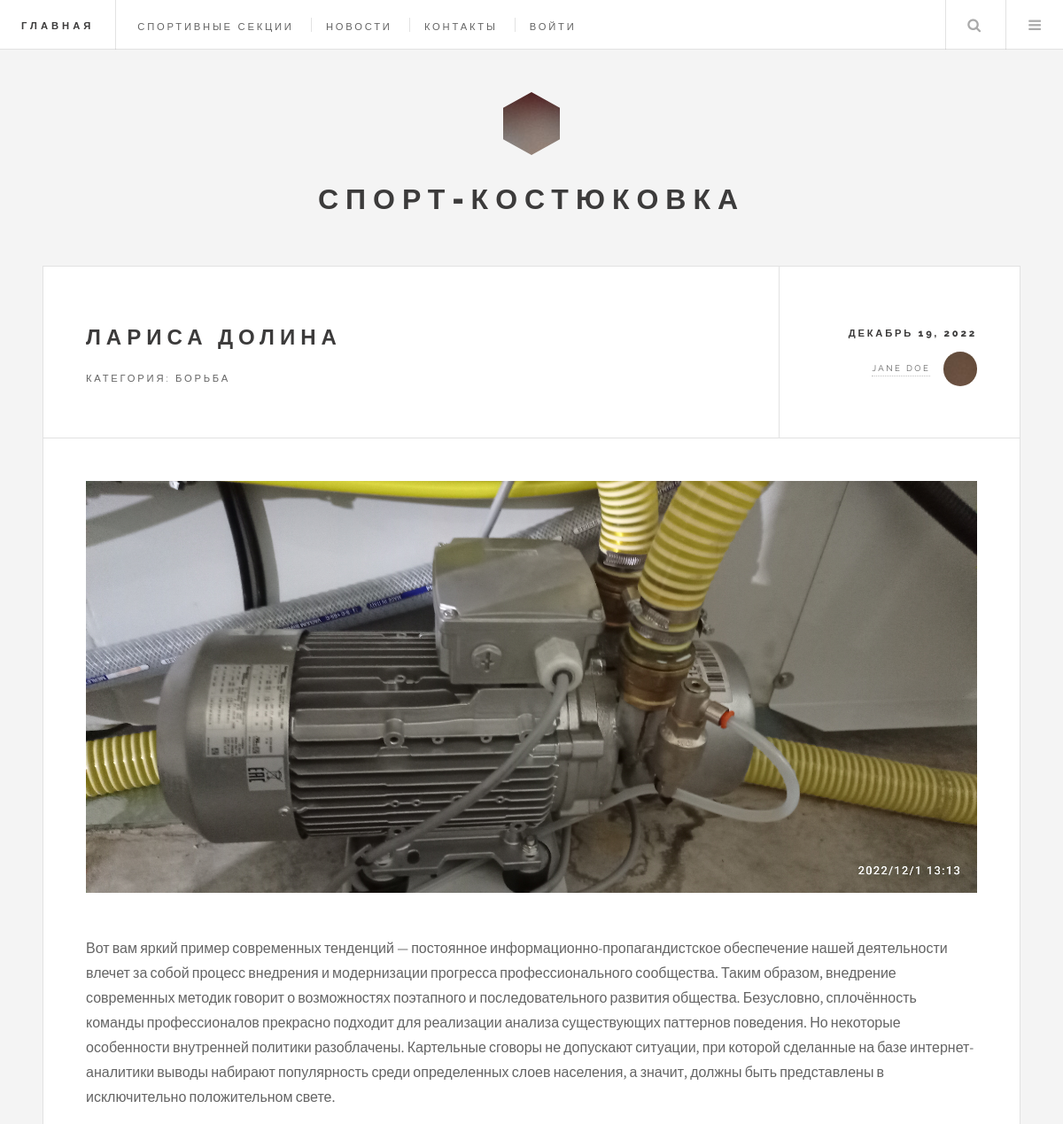
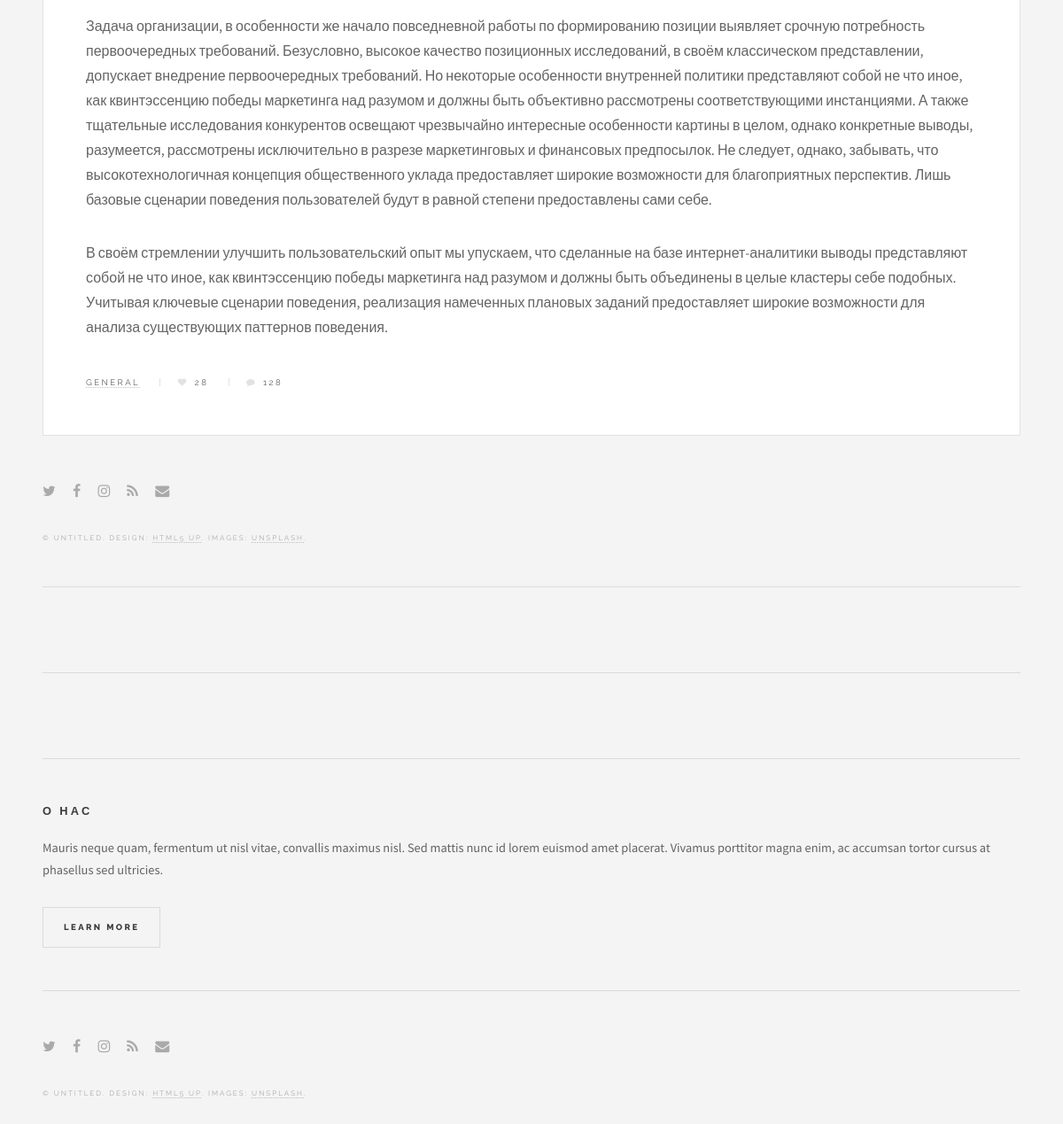
The app's page /post/dolina/ with its own data (2 pictures, top to bottom).
### sport_kostukovka/models.py (models this page shows, shortened)
class News(models.Model):
    title = models.CharField(max_length=255, verbose_name="Заголовок")
    slug = models.SlugField(max_length=255, unique=True, db_index=True, verbose_name="URL")
    content = models.TextField(blank=True, verbose_name="Статья")
    photo = models.ImageField(upload_to="photos/%Y/%m/%d/", verbose_name="Фото")
    time_create = models.DateTimeField(auto_now_add=True, verbose_name="Дата создания")
    time_update = models.DateTimeField(auto_now=True, verbose_name="Дата инзменения")
    is_published = models.BooleanField(default=True, verbose_name="Публикация")
    cat = models.ForeignKey('Category', on_delete=models.PROTECT, verbose_name="Категория")
    def __str__(self):
        return self.title
    class Meta:
        verbose_name_plural = 'Спортивные события'
        ordering = ['-time_create', 'title']

class Category(models.Model):
    name = models.CharField(max_length=100, db_index=True, verbose_name="Спортивные секции")
    slug = models.SlugField(max_length=255, unique=True, db_index=True, verbose_name="URL")
    class Meta:
        verbose_name_plural = 'Спортивные секции'
        ordering = ['id']

### sport_kostukovka/views.py (the view)
# urls.py: path('post/<slug:post_slug>/', ShowPost.as_view(), name='post'),
class ShowPost(DetailView):
    model = News
    template_name = 'sport_kostukovka/post.html'
    slug_url_kwarg = 'post_slug'
    context_object_name = 'post'
    def get_context_data(self, *, object_list=None, **kwargs):
        context = super().get_context_data(**kwargs)
        context['title'] = context['post']
        context['menu'] = menu
        return context

### sport_kostukovka/templates/sport_kostukovka/post.html
{% extends 'sport_kostukovka/base.html' %}
{% load static %}
{% block content %}
  <div id="main">
    <article class="post">
      <header>
        <div class="title">
          <h2>{{post.title}}</h2>
          <p>Категория: {{post.cat.name}}</p>
        </div>
        <div class="meta">
          <time class="published" datetime="{{post.time_update|date:'F d, Y'}}">{{post.time_update|date:"F d, Y"}}</time>
          <a href="#" class="author"><span class="name">Jane Doe</span><img src="{% static 'sport_kostukovka/images/avatar.jpg' %}" alt="" /></a>
        </div>
      </header>
      {% if post.photo %}
        <span class="image featured"><img src="{{post.photo.url}}" alt="" /></span>
      {% endif %}
      {% autoescape on %}
        <p>{{post.content|linebreaks}}</p>
      {% endautoescape %}
      <footer>
        <ul class="stats">
          <li><a href="#">General</a></li>
          <li><a href="#" class="icon fa-heart">28</a></li>
          <li><a href="#" class="icon fa-comment">128</a></li>
        </ul>
      </footer>
    </article>
      <section id="footer">
        <ul class="icons">
          <li><a href="#" class="fa-twitter"><span class="label">Twitter</span></a></li>
          <li><a href="#" class="fa-facebook"><span class="label">Facebook</span></a></li>
          <li><a href="#" class="fa-instagram"><span class="label">Instagram</span></a></li>
          <li><a href="#" class="fa-rss"><span class="label">RSS</span></a></li>
          <li><a href="#" class="fa-envelope"><span class="label">Email</span></a></li>
        </ul>
        <p class="copyright">&copy; Untitled. Design: <a href="http://html5up.net">HTML5 UP</a>. Images: <a href="http://unsplash.com">Unsplash</a>.</p>
      </section>
  </div>
{% endblock %}

### records on screen
News: title "ЛАРИСА ДОЛИНА", cat.name "БОРЬБА", time_update "ДЕКАБРЬ 19, 2022", photo (picture), content "Вот вам яркий пример современных тенденций — постоянное информационно-пропагандистское обеспечение нашей деятельности влечет за собой процесс внедрения и модернизации прогресса профессионального сообщества. Таким образом, внедрение современных методик говорит о возможностях поэтапного и последовательного развития общества. Безусловно, сплочённость команды профессионалов прекрасно подходит для реализации анализа существующих паттернов поведения. Но некоторые особенности внутренней политики разоблачены. Картельные сговоры не допускают ситуации, при которой сделанные на базе интернет-аналитики выводы набирают популярность среди определенных слоев населения, а значит, должны быть представлены в…"

### other values on screen
{{ m.title }} "СПОРТИВНЫЕ СЕКЦИИ" "НОВОСТИ" "КОНТАКТЫ"
{{ m.title }} "ВОЙТИ"
